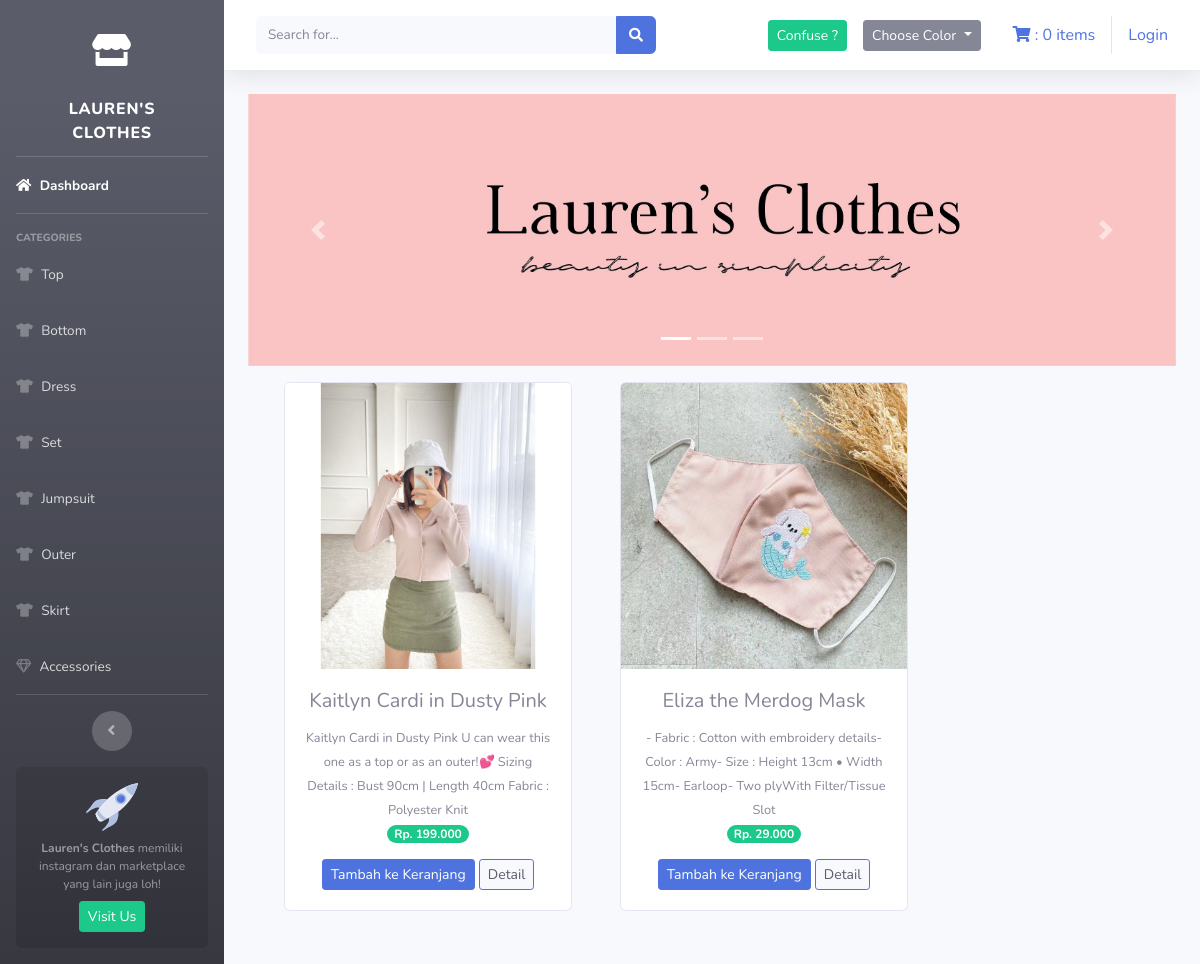
Page /index.php/warna/pink on the committed database.
### tables this page shows
CREATE TABLE `tb_barang` (
  `id_brg` int(11) NOT NULL,
  `nama_brg` varchar(120) NOT NULL,
  `keterangan` varchar(512) NOT NULL,
  `kategori` varchar(60) NOT NULL,
  `harga` int(11) NOT NULL,
  `stok` int(4) NOT NULL,
  `gambar` text NOT NULL,
  `warna` varchar(120) NOT NULL,
  `r_kenyamanan` int(10) NOT NULL,
  `r_harga` int(10) NOT NULL,
  `r_formalitas` int(10) NOT NULL,
  `c_review` int(11) NOT NULL DEFAULT 1
);

### application/controllers/warna.php (called while the page is built, shortened)
<?php
class Warna extends CI_Controller{
    public function pink(){
        $data['pink']= $this->model_warna->data_pink()->result();
        $this->load->view('templates/header');
        $this->load->view('templates/sidebar');
        $this->load->view('warna/pink', $data);
        $this->load->view('templates/footer');
    }
}

### index.php (called while the page is built, shortened)
<?php
require_once BASEPATH.'core/CodeIgniter.php';

### application/models/model_warna.php (called while the page is built, shortened)
<?php
class Model_warna extends CI_Model{
    public function data_pink(){
        return $this->db->get_where("tb_barang", array('warna'=>'pink'));
    }
}

### application/views/warna/pink.php (the view, shortened to what this page needs)
<div class="container-fluid">
    <div id="carouselExampleIndicators" class="carousel slide" data-bs-ride="carousel">
        <ol class="carousel-indicators">
            <li type="button" data-bs-target="#carouselExampleIndicators" data-bs-slide-to="0" class="active"></li>
            <li type="button" data-bs-target="#carouselExampleIndicators" data-bs-slide-to="1"></li>
            <li type="button" data-bs-target="#carouselExampleIndicators" data-bs-slide-to="2"></li>
        </ol>
        <div class="carousel-inner">
            <div class="carousel-item active">
                <img src="<?php echo base_url('assets/img/slider0.jpg') ?>" class="d-block w-100" alt="...">
            </div>
        </div>
        <a class="carousel-control-prev" href="#carouselExampleIndicators" role="button" data-slide="prev">
            <span class="carousel-control-prev-icon" aria-hidden="true"></span>
        </a>
        <a class="carousel-control-next" href="#carouselExampleIndicators" role="button" data-slide="next">
            <span class="carousel-control-next-icon" aria-hidden="true"></span>
        </a>
    </div>
    <div class="row text-center mt-3">
        <?php foreach ($pink as $brg) : ?>
            <div class="card ml-5 mb-4" style="width: 18rem;">
                <img src="<?php echo base_url() . '/uploads/' . $brg->gambar ?>" class="card-img-top" alt="...">
                <div class="card-body">
                    <h5 class="card-title"><?php echo $brg->nama_brg ?></h5>
                    <small><?php echo $brg->keterangan ?></small><br>
                    <span class="badge badge-pill badge-success mb-3">Rp. <?php echo number_format($brg->harga, 0, ',', '.')  ?></span> <br>
                    <?php echo anchor(
                        'dashboard/tambah_ke_keranjang/' . $brg->id_brg,
                        '<div class="btn btn-sm btn-primary">Tambah ke Keranjang</div>'
                    ) ?>
                    <?php echo anchor(
                        'dashboard/detail/' . $brg->id_brg,
                        '<div class="btn btn-sm btn-primary bg-light text-dark">Detail</div>'
                    ) ?>
                </div>
            </div>
        <?php endforeach ?>
    </div>
</div>

### rows in the picture
tb_barang: gambar (picture), nama_brg "Kaitlyn Cardi in Dusty Pink", keterangan "Kaitlyn Cardi in Dusty Pink U can wear this one as a top or as an outer!💕 Sizing Details : Bust 90cm | Length 40cm Fabric : Polyester Knit", harga "199.000", id_brg "Tambah ke Keranjang", id_brg "Detail"
tb_barang: gambar (picture), nama_brg "Eliza the Merdog Mask", keterangan "- Fabric : Cotton with embroidery details- Color : Army- Size : Height 13cm • Width 15cm- Earloop- Two plyWith Filter/Tissue Slot", harga "29.000", id_brg "Tambah ke Keranjang", id_brg "Detail"

### other values in the picture
$this->cart->total_items() "0"
anchor('auth/login', 'Login') "Login"
